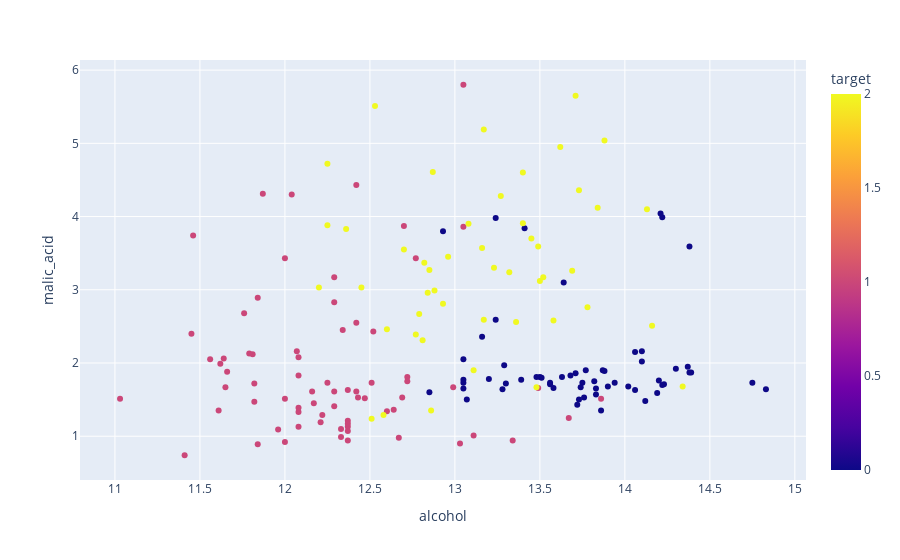

Notebook source saved alongside this figure:
### Code cell
#plot plotly scatter
import plotly.express as px
fig = px.scatter(df, x="alcohol", y="malic_acid", color="target")  
fig.show()

### Figure 1 — Plotly figure (JSON) as saved in the notebook; plotly's stock layout.template omitted (floating-point values rounded to 4 significant figures; data arrays with more than 128 entries replaced by an {"elided": "..."} marker saying what was removed)
{"data": [{"hovertemplate": "alcohol=%{x}<br>malic_acid=%{y}<br>target=%{marker.color}<extra></extra>", "legendgroup": "", "marker": {"color": {"elided": "178 int values"}, "coloraxis": "coloraxis", "symbol": "circle"}, "mode": "markers", "name": "", "orientation": "v", "showlegend": false, "type": "scatter", "x": {"elided": "178 float values"}, "xaxis": "x", "y": {"elided": "178 float values"}, "yaxis": "y"}], "layout": {"coloraxis": {"colorbar": {"title": {"text": "target"}}, "colorscale": [[0, "#0d0887"], [0.1111, "#46039f"], [0.2222, "#7201a8"], [0.3333, "#9c179e"], [0.4444, "#bd3786"], [0.5556, "#d8576b"], [0.6667, "#ed7953"], [0.7778, "#fb9f3a"], [0.8889, "#fdca26"], [1, "#f0f921"]]}, "legend": {"tracegroupgap": 0}, "margin": {"t": 60}, "xaxis": {"anchor": "y", "domain": [0, 1], "title": {"text": "alcohol"}}, "yaxis": {"anchor": "x", "domain": [0, 1], "title": {"text": "malic_acid"}}}}
